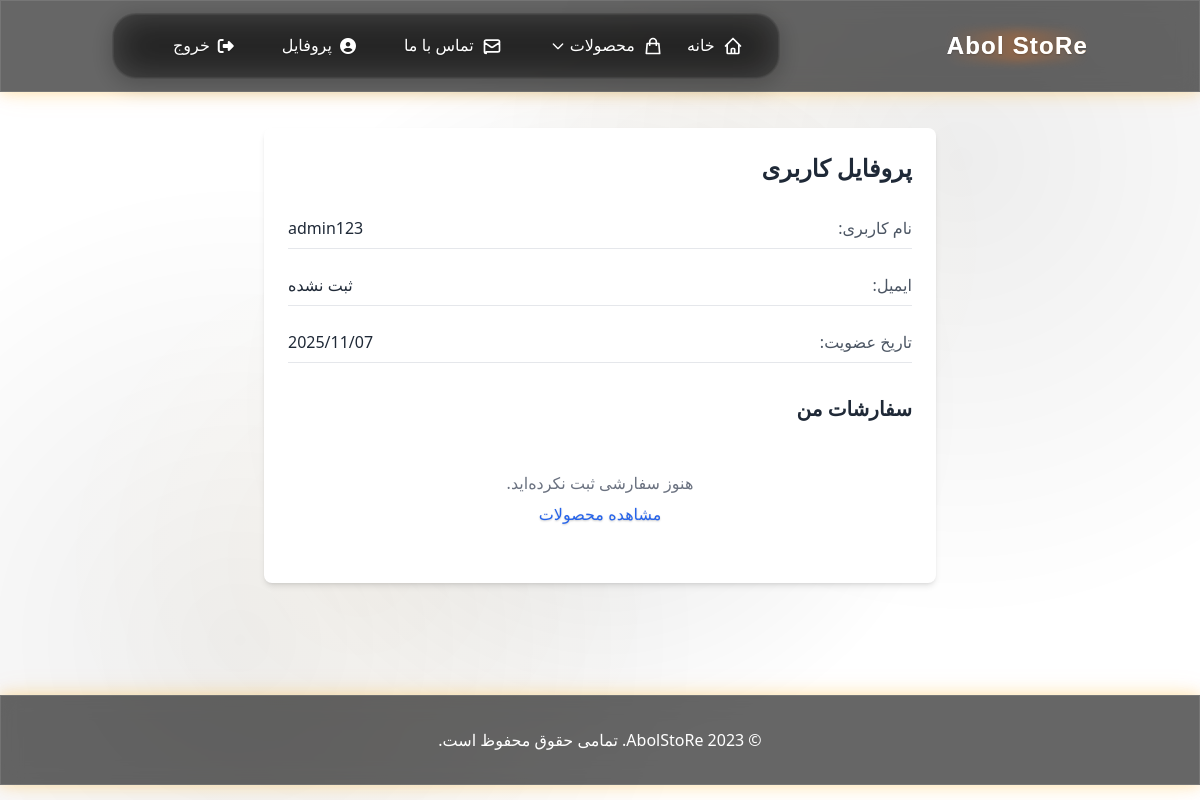
The page /accounts/profile/ (signed in) on the database its author committed.
### apps/accounts/models.py (models this page shows, shortened)
class User(AbstractUser):
    full_name = models.CharField(_('نام کامل'), max_length=150, blank=True)
    phone_number = models.CharField(_('شماره موبایل'), max_length=15, blank=True, null=True, unique=True)
    telegram_id = models.CharField(_('آیدی تلگرام'), max_length=100, blank=True, null=True, unique=True)
    accepted_terms = models.BooleanField(_('پذیرش قوانین'), default=False)
    class Meta:
        verbose_name = _('کاربر')
        verbose_name_plural = _('کاربران')

### apps/accounts/views.py (the view)
# urls.py: path('profile/', views.profile_view, name='profile'),
@login_required
def profile_view(request):
    return render(request, 'accounts/profile.html')

### apps/store/urls.py (called while the page is built)
    def to_url(self, value):
        return value

### config/context_processors.py (called while the page is built)
def cart_count(request):
    cart_count = 0
    if request.user.is_authenticated:
        cart_count = Order.objects.filter(
            user=request.user,
            status__in=['pending', 'waiting']
        ).count()
    return {'cart_count': cart_count}

def categories_context(request):
    categories = Category.objects.filter(is_active=True).order_by('name')
    return {'categories': categories}

### frontend/templates/accounts/profile.html (shortened to what this page needs)
{% extends 'base.html' %}
{% block content %}
<div class="container mx-auto px-4 py-8">
    <div class="max-w-2xl mx-auto">
        <div class="bg-white rounded-lg shadow-md p-6">
            <h1 class="text-2xl font-bold text-gray-800 mb-6">پروفایل کاربری</h1>
            <div class="space-y-4">
                <div class="flex justify-between items-center py-2 border-b">
                    <span class="font-medium text-gray-600">نام کاربری:</span>
                    <span class="text-gray-800">{{ user.username }}</span>
                </div>
                <div class="flex justify-between items-center py-2 border-b">
                    <span class="font-medium text-gray-600">ایمیل:</span>
                    <span class="text-gray-800">{{ user.email|default:"ثبت نشده" }}</span>
                </div>
                <div class="flex justify-between items-center py-2 border-b">
                    <span class="font-medium text-gray-600">تاریخ عضویت:</span>
                    <span class="text-gray-800">{{ user.date_joined|date:"Y/m/d" }}</span>
                </div>
            </div>
            <div class="mt-8">
                <h2 class="text-xl font-bold text-gray-800 mb-4">سفارشات من</h2>
                <div class="space-y-3">
                    {% if user.orders.all %}
                        {% for order in user.orders.all %}
                        <div class="border rounded-lg p-4 hover:bg-gray-50">
                            <div class="flex justify-between items-center">
                                <div>
                                    <p class="font-medium">سفارش #{{ order.id }}</p>
                                    <p class="text-sm text-gray-600">{{ order.created_at|date:"Y/m/d H:i" }}</p>
                                </div>
                                <div class="text-left">
                                    <span class="inline-block px-2 py-1 rounded-full text-sm {% if order.status == 'completed' %}bg-green-100 text-green-800{% elif order.status == 'pending' %}bg-yellow-100 text-yellow-800{% elif order.status == 'waiting' %}bg-blue-100 text-blue-800{% else %}bg-red-100 text-red-800{% endif %}">
                                        {{ order.get_status_display }}
                                    </span>
                                    <p class="text-sm font-medium text-gray-800 mt-1">{{ order.total_price|floatformat:0 }} تومان</p>
                                </div>
                            </div>
                        </div>
                        {% endfor %}
                    {% else %}
                        <div class="text-center py-8 text-gray-500">
                            <p>هنوز سفارشی ثبت نکرده‌اید.</p>
                            <a href="{% url 'store:home' %}" class="text-blue-600 hover:text-blue-800 mt-2 inline-block">مشاهده محصولات</a>
                        </div>
                    {% endif %}
                </div>
            </div>
        </div>
    </div>
</div>
{% endblock %}

### rows shown on the page
User: username "admin123", email "ثبت نشده", date_joined "2025/11/07"
